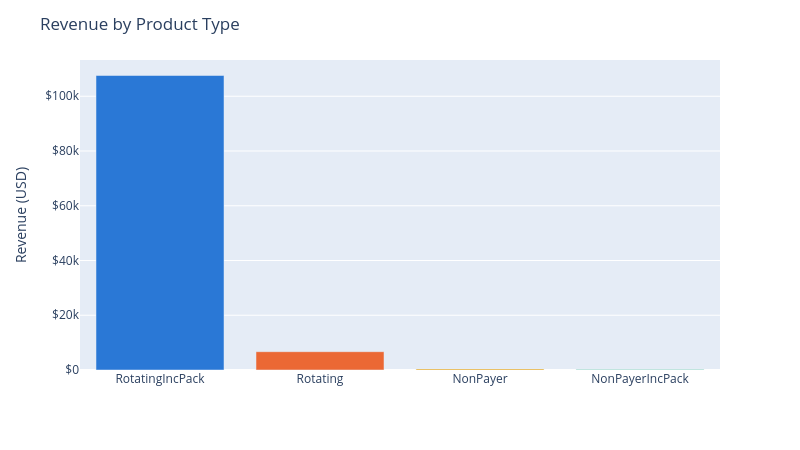

Notebook code for this chart:
### Markdown cell above
## Revenue by Product Type

### Code cell
# Fixed identity color per product_type, kept stable regardless of ranking
type_colors = {
    'RotatingIncPack': '#2a78d6',
    'Rotating': '#eb6834',
    'NonPayerIncPack': '#1baf7a',
    'NonPayer': '#eda100',
}

by_type = product_summary.groupby('product_type', as_index=False).agg(
    usd_revenue=('usd_revenue', 'sum'),
    n_trans=('n_trans', 'sum'),
    n_offers=('product_id', 'nunique'),
).sort_values('usd_revenue', ascending=False)

fig = px.bar(
    by_type, x='product_type', y='usd_revenue', color='product_type',
    color_discrete_map=type_colors,
    custom_data=['n_trans', 'n_offers'],
)
fig.update_traces(
    hovertemplate='Revenue: $%{y:,.0f}<br>Transactions: %{customdata[0]:,.0f}<br>Offers: %{customdata[1]}<extra></extra>'
)
fig.update_layout(
    title='Revenue by Product Type',
    xaxis=dict(title=None),
    yaxis=dict(title='Revenue (USD)', tickprefix='$'),
    height=450, width=800,
    showlegend=False,
)
fig.show()

### Figure 1 — Plotly figure (JSON) as saved in the notebook; plotly's stock layout.template omitted (floating-point values rounded to 4 significant figures)
{"data": [{"customdata": [[7933, 24]], "hovertemplate": "Revenue: $%{y:,.0f}<br>Transactions: %{customdata[0]:,.0f}<br>Offers: %{customdata[1]}<extra></extra>", "legendgroup": "RotatingIncPack", "marker": {"color": "#2a78d6", "pattern": {"shape": ""}}, "name": "RotatingIncPack", "orientation": "v", "showlegend": true, "textposition": "auto", "type": "bar", "x": ["RotatingIncPack"], "xaxis": "x", "y": [107600.0], "yaxis": "y"}, {"customdata": [[599, 21]], "hovertemplate": "Revenue: $%{y:,.0f}<br>Transactions: %{customdata[0]:,.0f}<br>Offers: %{customdata[1]}<extra></extra>", "legendgroup": "Rotating", "marker": {"color": "#eb6834", "pattern": {"shape": ""}}, "name": "Rotating", "orientation": "v", "showlegend": true, "textposition": "auto", "type": "bar", "x": ["Rotating"], "xaxis": "x", "y": [6687.0], "yaxis": "y"}, {"customdata": [[81, 3]], "hovertemplate": "Revenue: $%{y:,.0f}<br>Transactions: %{customdata[0]:,.0f}<br>Offers: %{customdata[1]}<extra></extra>", "legendgroup": "NonPayer", "marker": {"color": "#eda100", "pattern": {"shape": ""}}, "name": "NonPayer", "orientation": "v", "showlegend": true, "textposition": "auto", "type": "bar", "x": ["NonPayer"], "xaxis": "x", "y": [383.6], "yaxis": "y"}, {"customdata": [[44, 3]], "hovertemplate": "Revenue: $%{y:,.0f}<br>Transactions: %{customdata[0]:,.0f}<br>Offers: %{customdata[1]}<extra></extra>", "legendgroup": "NonPayerIncPack", "marker": {"color": "#1baf7a", "pattern": {"shape": ""}}, "name": "NonPayerIncPack", "orientation": "v", "showlegend": true, "textposition": "auto", "type": "bar", "x": ["NonPayerIncPack"], "xaxis": "x", "y": [210.1], "yaxis": "y"}], "layout": {"barmode": "relative", "height": 450, "legend": {"title": {"text": "product_type"}, "tracegroupgap": 0}, "margin": {"t": 60}, "showlegend": false, "title": {"text": "Revenue by Product Type"}, "width": 800, "xaxis": {"anchor": "y", "categoryarray": ["RotatingIncPack", "Rotating", "NonPayer", "NonPayerIncPack"], "categoryorder": "array", "domain": [0, 1], "title": {}}, "yaxis": {"anchor": "x", "domain": [0, 1], "tickprefix": "$", "title": {"text": "Revenue (USD)"}}}}
